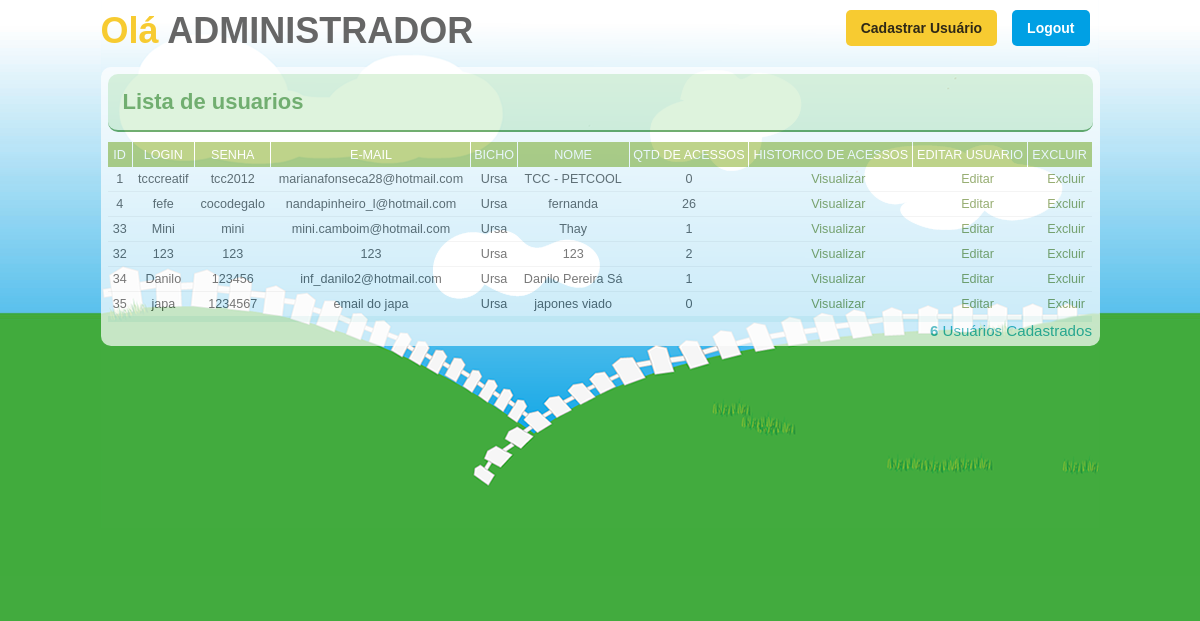
/sistema/Admin/listar_usuarios.php (signed in), run on an earlier commit of the app's database.
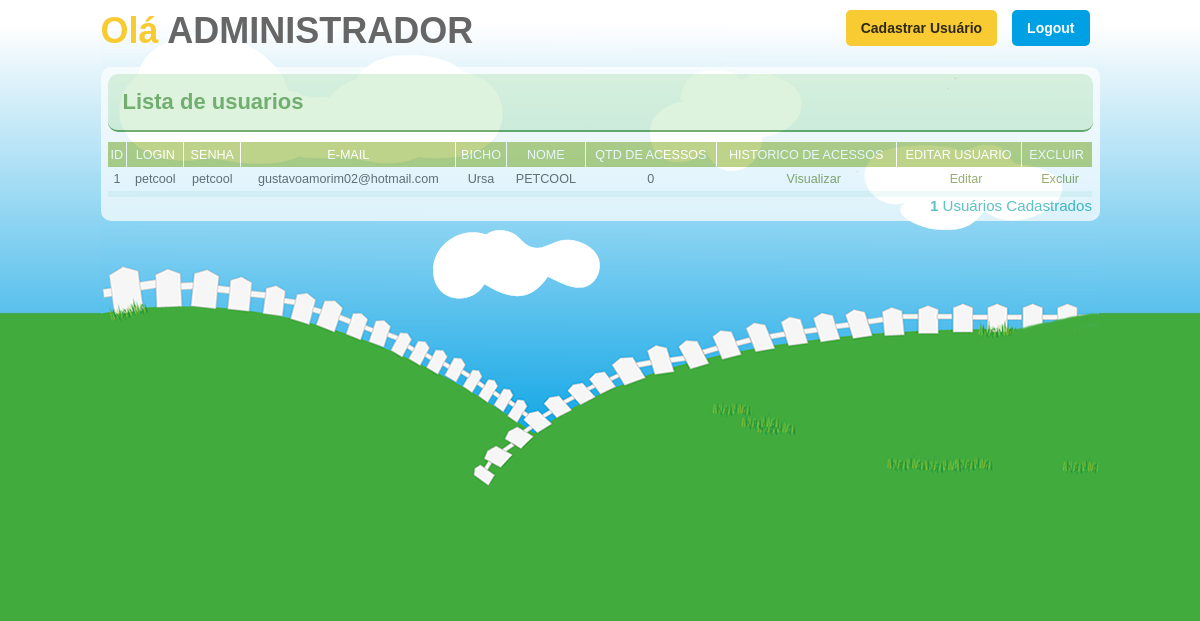
And on a later commit of the database.
### tables this page shows
CREATE TABLE IF NOT EXISTS `cadastro` (
  `idcadastro` int(11) NOT NULL AUTO_INCREMENT,
  `login` varchar(25) NOT NULL,
  `senha` varchar(15) NOT NULL,
  `email` varchar(45) NOT NULL,
  `bicho` tinyint(1) NOT NULL,
  `bicho_data` date NOT NULL,
  `bicho_hora` time NOT NULL,
  `nome` varchar(50) NOT NULL,
  `qtd_acesso` int(4) NOT NULL,
  KEY `idcadastro` (`idcadastro`)
);

### sistema/Admin/listar_usuarios.php (the view, shortened to what this page needs)
<html>
<head>
    <link href="../../css/style.css" rel="stylesheet" type="text/css" />
</head>
<body>
	<div id="content">
  		<div id="wrapper">
        	<div class="clearbr"></div>
			<div class="left">
            	<span class="style1">Olá <b>ADMINISTRADOR</b></span>
            </div>
            <div class="right">
            	<div class="clearbr"></div>
            	<a href="../logout.php" class="bt-blue-light" style="margin-right:10px;">Logout</a>
            </div>
            <div class="right">
            	<div class="clearbr"></div>
            	<a href="cadastro.php" class="bt-yellow" style="margin-right:10px;">Cadastrar Usuário</a>
            </div>
            <div class="clearbr"></div>
            <div class="form_square_white">
           		<div class="title">
                    Lista de usuarios
                </div>
                <div class="clearbr"></div>
                <table width="732" border="0" cellpadding="0" cellspacing="0">
                    <thead>
                        <tr>
                            <th scope="col"><center>ID</center></th>
                            <th scope="col"><center>Login</center></th>
                            <th scope="col"><center>Senha</center></th>
                            <th scope="col"><center>E-mail</center></th>
                            <th scope="col"><center>Bicho</center></th>
                            <th scope="col"><center>Nome</center></center></center></th>
                            <th scope="col"><center>Qtd de Acessos</th>
                            <th scope="col"><center>Historico de Acessos</th>
                            <th scope="col"><center>Editar Usuario</center></th>
                            <th scope="col"><center>Excluir</center></th>
                        </tr>
                    </thead>
                                    <?php
                                    $sql = "select * from cadastro;";
                        $query = mysql_query($sql) or die (mysql_error());
                        while($linha = mysql_fetch_array($query)){
                        ?>
                    <tbody>
                        <tr>
                            <td><center><?=$linha['idcadastro']?></center></td>
                            <td><center><?=$linha['login']?></center></td>
                            <td><center><?=$linha['senha']?></center></td>
                            <td><center><?=$linha['email']?></center></td>
                            <td><center><? if($linha['bicho']==1){echo"Panda";}else{echo"Ursa";}?></center></td>
                            <td><center><?=$linha['nome']?></center></td>
                            <td><center><?=$linha['qtd_acesso']?></center></td>
                            <td><center><a href="historico.php?id=<?=$linha['idcadastro']?>">Visualizar</a></center></td>
                            <td><center><a href="alterar_usuarios.php?id=<?=$linha['idcadastro']?>">Editar</a></center></td>
                            <td></center><a href="?acao=deletar&id=<?=$linha['idcadastro']?>">Excluir</a></center></td>
                       </tr>
                        <?
                        }
                        ?>
                    </tbody>
                    <tfoot>
                        <tr>
                            <td colspan="10" align="right">
                            <?
                            $num_usuarios = mysql_num_rows($query);
                            $total_usuarios = $num_usuarios;
                            echo "<b>".$total_usuarios."</b> Usuários Cadastrados";
                            ?>
                            </td>
                        </tr>
                    </tfoot>
                </table>
            </div>
            <div class="clearbr"></div>
      	</div>
  	</div>
</body>
</html>

### css/style.css (style rules this page uses)
body { background: #42AB3E url(../imagens/back.jpg); background-repeat:repeat-x; background-attachment:scroll; font-family:Arial, Helvetica, sans-serif; font-size:14px; margin:0px; color:#3C3028; }
.left { float:left; padding-right:5px; padding-bottom:5px; }
.right { float:right; padding-left:5px; padding-bottom:5px; }
.style1 { color: #F7CB31; font-weight: bold; font-size: 36px }
.style1 b { color:#666666; font-weight: bold; font-size: 36px }
.clearbr { padding-bottom:10px; }
a { color:#FFFFFF; text-decoration:none; }
.title { font-size: 22px; font-weight:bold; border-bottom:#368D34 solid 2px; color:#368D34; background-color:#D1EED0; -moz-border-radius-topright: 10px; -moz-border-radius-topleft: 10px; -moz-border-radius-bottomleft: 10px; -moz-border-radius-bottomright: 10px; -webkit-border-top-right-radius: 10px; -webkit-border-top-left-radius: 10px; -webkit-border-bottom-right-radius: 10px; -webkit-border-bottom-left-radius: 10px; border-top-right-radius: 10px; border-top-left-radius: 10px; border-bottom-right-radius: 10px; border-bottom-left-radius: 10px; margin:0px; padding:15px; }
table { font-size:0.9em; font-family: Arial, Helvetica, verdana sans-serif; background-color:#fff; border-collapse: collapse; width: 100%; }
thead th { border-right: 1px solid #fff; color:#fff; text-align:left; padding:2px; text-transform:uppercase; height:25px; background-color: #a3c159; font-weight: normal; }
tfoot { color:#1ba6b2; padding:2px; font-size:1.2em; font-weigth: bold; margin-top:6px; border-top: 6px solid #e9f7f6; }
tbody tr { background-color:#fff; border-bottom: 1px solid #f0f0f0; }
tbody td { color:#414141; padding:5px; text-align:left; }
tbody td a, tbody th a { color:#6C8C37; text-decoration:none; font-weight:normal; display:block; background: transparent url(http://www.nghorta.com/csstg/links_yellow.gif) no-repeat 0% 50%; padding-left:15px; }
.form_square_white { color:#666666; background-color:#FFFFFF; border:none; padding:7px; display:block; margin:0px auto; -moz-border-radius-topright: 10px; -moz-border-radius-topleft: 10px; -moz-border-radius-bottomleft: 10px; -moz-border-radius-bottomright: 10px; -webkit-border-top-right-radius: 10px; -webkit-border-top-left-radius: 10px; -webkit-border-bottom-right-radius: 10px; -webkit-border-bottom-left-radius: 10px; border-top-right-radius: 10px; border-top-left-radius: 10px; border-bottom-right-radius: 10px; border-bottom-left-radius: 10px; opacity: 0.7; -moz-opacity: 0.7; filter: alpha(opacity=07); }
.bt-blue-light { color:#FFFFFF; background:#00A0E4; border: 0px; font-weight:bold; cursor:pointer; padding:10px 15px 10px 15px; text-decoration:none; -moz-border-radius-topright: 5px; -moz-border-radius-topleft: 5px; -moz-border-radius-bottomleft: 5px; -moz-border-radius-bottomright: 5px; -webkit-border-top-right-radius: 5px; -webkit-border-top-left-radius: 5px; -webkit-border-bottom-right-radius: 5px; -webkit-border-bottom-left-radius: 5px; border-top-right-radius: 5px; border-top-left-radius: 5px; border-bottom-right-radius: 5px; border-bottom-left-radius: 5px; }
.bt-yellow { color:#2E2817; background:#F7CB31; border: 0px; font-weight:bold; cursor:pointer; padding:10px 15px 10px 15px; text-decoration:none; -moz-border-radius-topright: 5px; -moz-border-radius-topleft: 5px; -moz-border-radius-bottomleft: 5px; -moz-border-radius-bottomright: 5px; -webkit-border-top-right-radius: 5px; -webkit-border-top-left-radius: 5px; -webkit-border-bottom-right-radius: 5px; -webkit-border-bottom-left-radius: 5px; border-top-right-radius: 5px; border-top-left-radius: 5px; border-bottom-right-radius: 5px; border-bottom-left-radius: 5px; }
#content { width:999px; margin:0px auto; }
#wrapper { text-align: left; margin: auto; position: relative; background: url(../imagens/adm_fundo.png) repeat-x; height:593px; }

### sistema/Admin/listar_usuarios.php (style rules this page uses)
body { background:none; background-color:#FFFFFF; }

What changed in the data, as far as the page shows it:
removed cadastro: idcadastro "4", login "fefe", senha "cocodegalo", email "nandapinheiro_l@hotmail.com", bicho "Ursa", nome "fernanda", qtd_acesso "26"
removed cadastro: idcadastro "33", login "Mini", senha "mini", email "mini.camboim@hotmail.com", bicho "Ursa", nome "Thay", qtd_acesso "1"
removed cadastro: idcadastro "32", login "123", senha "123", email "123", bicho "Ursa", nome "123", qtd_acesso "2"
removed cadastro: idcadastro "34", login "Danilo", senha "123456", email "inf_danilo2@hotmail.com", bicho "Ursa", nome "Danilo Pereira Sá", qtd_acesso "1"
removed cadastro: idcadastro "35", login "japa", senha "1234567", email "email do japa", bicho "Ursa", nome "japones viado", qtd_acesso "0"
changed cadastro id 1: login "tcccreatif" → "petcool"; senha "tcc2012" → "petcool"; email "marianafonseca28@hotmail.com" → "gustavoamorim02@hotmail.com"; nome "TCC - PETCOOL" → "PETCOOL"
Also different on the page:
$total_usuarios: "6" → "1"
